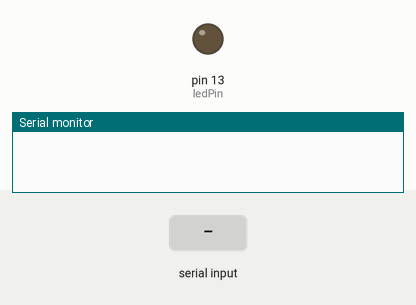
This sketch was run on a simulated Arduino Uno, built with avr-gcc and run on an emulated ATmega328P. Parts: output pins drawn as LEDs (lit = HIGH), the last lines printed to the serial monitor. The test bench sets the inputs (shaded band).

Above: at 1.2 s.
1.3 s: "ON\n" received over Serial
At 1.8 s:
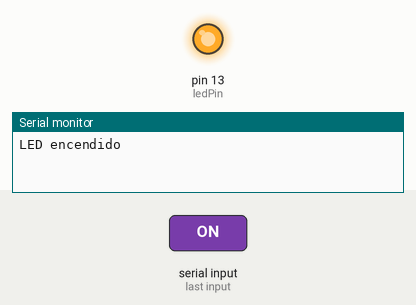
2.8 s: "OFF\n" received over Serial
At 4.0 s:
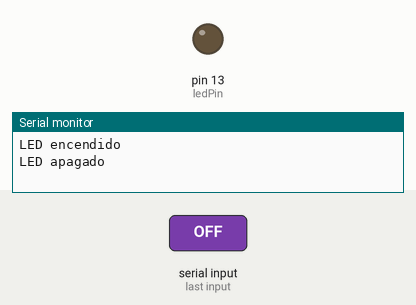
4.3 s: "1\n" received over Serial
At 5.2 s:
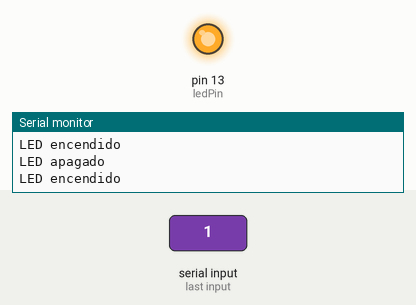
5.8 s: "0\n" received over Serial
At 6.4 s:
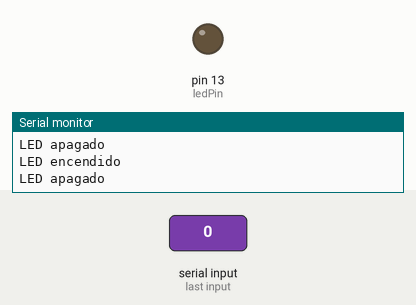
Timing chart, 0 to 8.3 s (numbered marks = the images above; inputs shaded):
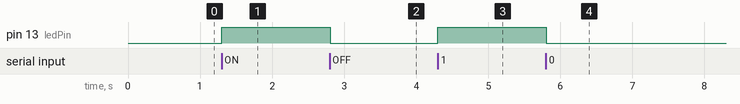

The sketch:

arduino.ino
```cpp
//Código para encender y apagar el led en el arduino
const int ledPin = 13;  // Pin donde está conectado el LED

void setup() {
  pinMode(ledPin, OUTPUT);
  Serial.begin(9600);
}

void loop() {
  if (Serial.available() > 0) {
    String command = Serial.readStringUntil('\n');
    command.trim();

    if (command == "ON" || command == "1") {
      digitalWrite(ledPin, HIGH);
      Serial.println("LED encendido");
    }
    else if (command == "OFF" || command == "0") {
      digitalWrite(ledPin, LOW);
      Serial.println("LED apagado");
    }
  }
}
```

Measured:
- after the input at 1.3 s, pin 13 (ledPin): LOW → HIGH at once
- after the input at 2.8 s, pin 13 (ledPin): HIGH → LOW at once
- after the input at 4.3 s, pin 13 (ledPin): LOW → HIGH at once
- after the input at 5.8 s, pin 13 (ledPin): HIGH → LOW at once
